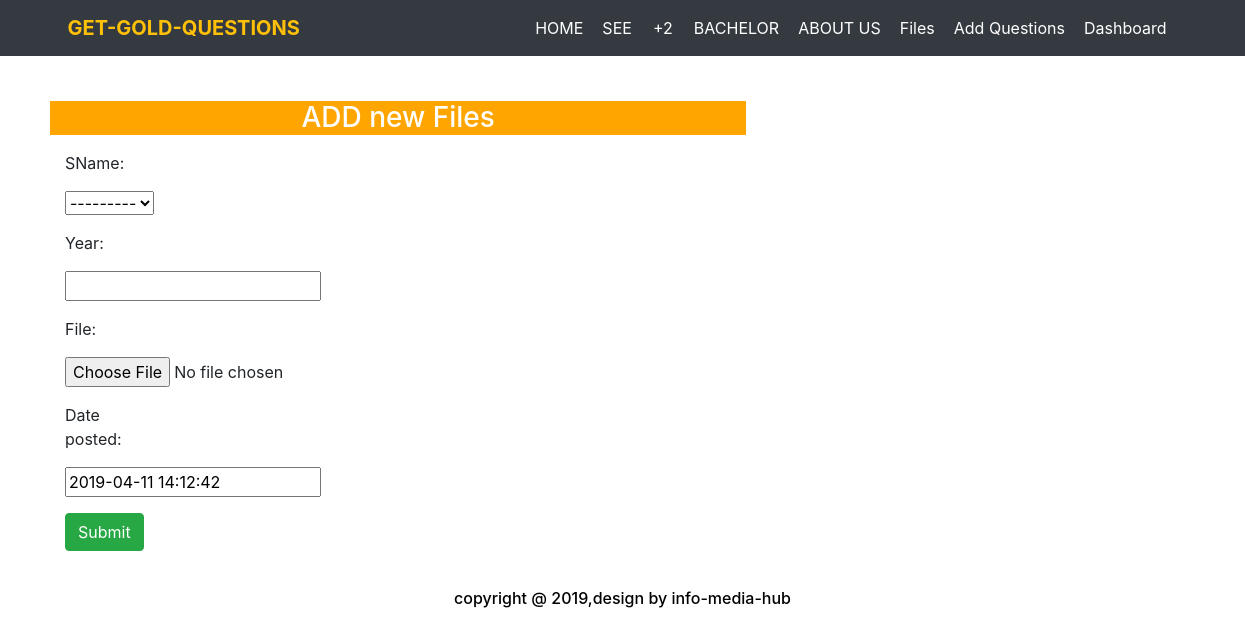
Before: /file/add-ques (signed in) with the older database file.
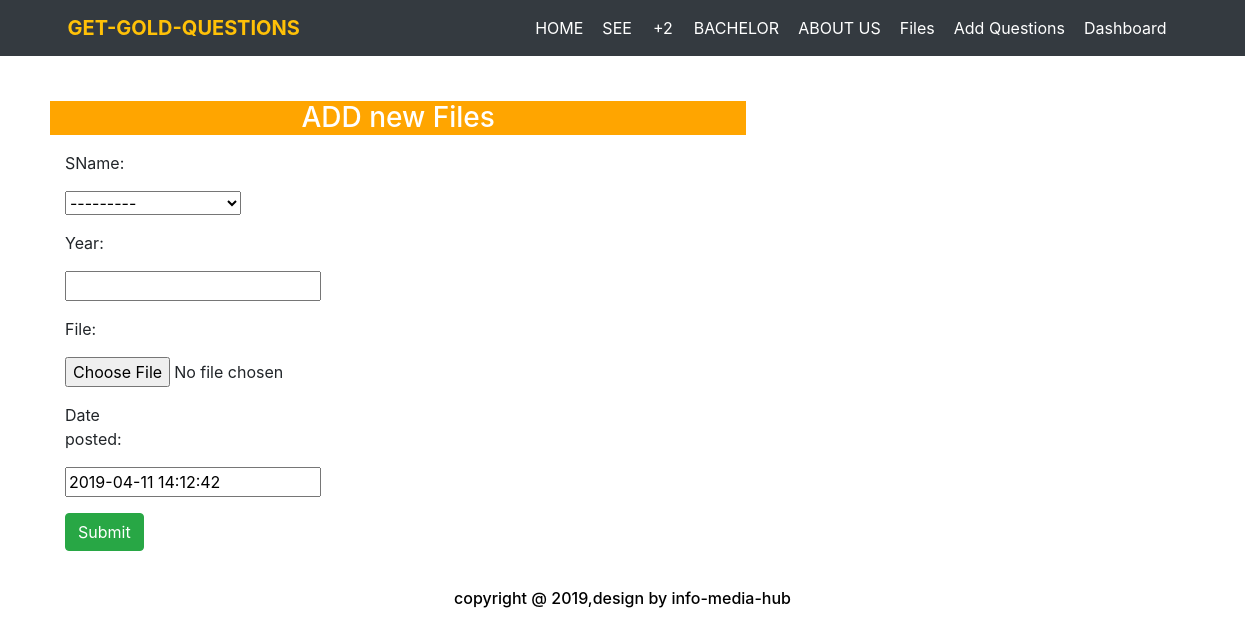
After: the same page with the newer database file.
### website/models.py (models this page shows)
class Subject(models.Model):
	sName = models.CharField(max_length=75)
	level = models.CharField(max_length=75)
	faculty = models.CharField(max_length=75)
	semester = models.IntegerField(null=True, blank =True)
	def __str__(self):
		return self.sName

### website/views.py (the view)
# urls.py: path('file/add-ques', QuestionsCreateView.as_view(), name='add-ques'),
class QuestionsCreateView(LoginRequiredMixin, CreateView):
	model = QuestionFiles
	fields = ['sName', 'year', 'file', 'date_posted']
	login_url = "/admin/login"
	redirect_field_name = "hollaback"
	raise_exception = False
	success_url = reverse_lazy("add-ques")

### website/templates/website/questionfiles_form.html (shortened to what this page needs)
{% extends 'website/base.html' %}
{% block body %}
<div class="container-fluid" style="margin-top: 85px; margin-left: 35px">
    <div class="row">
        <div class="col-sm-12 col-md-7">
            <p><center><h3 style ="background-color:Orange; color:white">ADD new Files</h3></center></p>
            <div class="panel-body">
                <form class= "form-horizontal" action="" method="post" enctype="multipart/form-data">
                    {% include 'website/form-template.html' %}
                    <div class="form-group">
                        <div class="col-sm-offset-2 col-sm-10">
                            <button type="submit" class="btn btn-success">Submit</button>
                        </div>
                    </div>
                </form>
            </div>
        </div>
    </div>
</div>
{% endblock %}

### website/templates/website/form-template.html (shortened to what this page needs)
{% for field in form %}
    <div class="form-group">
            <label class="control-label col-sm-2"> {{ field.label_tag }} </label>
            <div class="col-sm-10"> {{ field }} </div>
    </div>
{% endfor %}

Changed rows visible on the page:
added Subject: form "---------"
